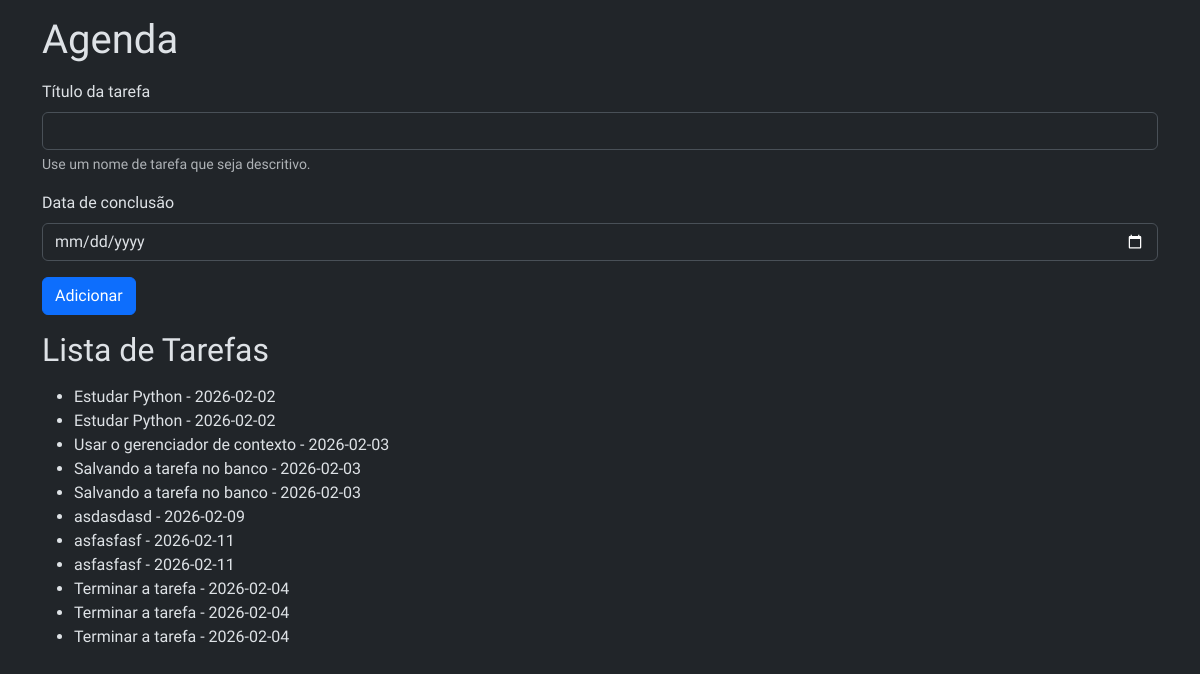
Page /agenda on the earlier database version.
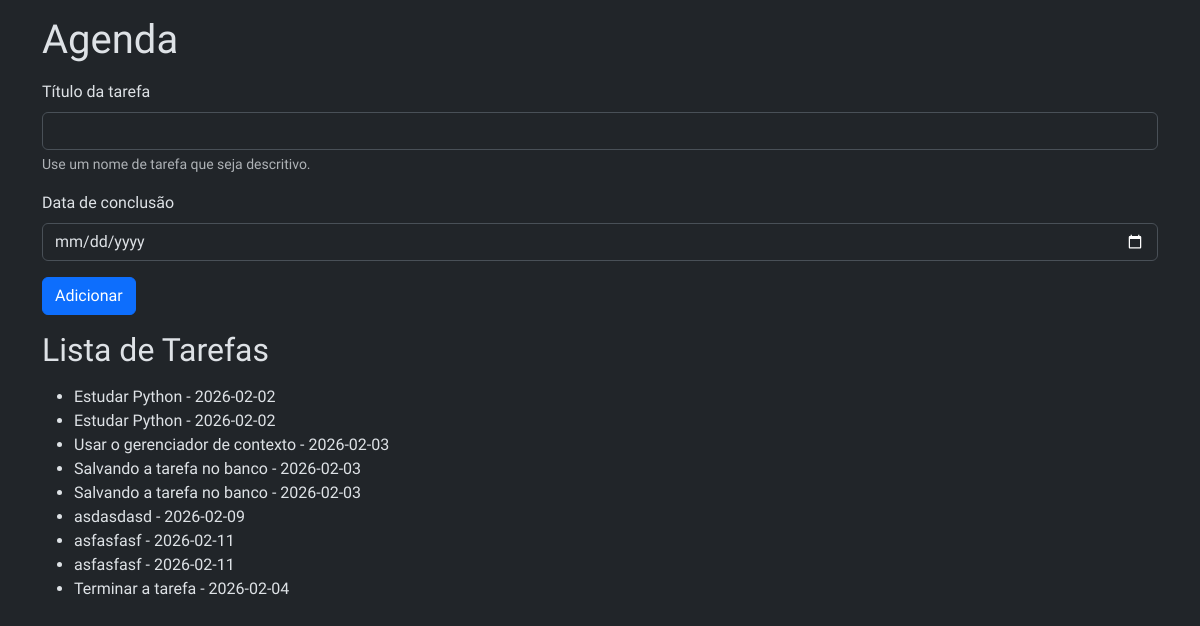
Same page on the later database version.
### tables this page shows
CREATE TABLE tarefas (
        id INTEGER PRIMARY KEY AUTOINCREMENT,
        titulo_tarefa TEXT NOT NULL,
        data_conclusao TEXT);

### app.py (the view)
@app.route('/agenda', methods=['GET', 'POST'])
def agenda():
    tarefas = None
    if request.method == 'POST':
        titulo_tarefa = request.form['titulo-tarefa']
        data_conclusao = request.form['data-conclusao']
        tarefa = Tarefa(titulo_tarefa, data_conclusao)
        tarefa.salvar_tarefa()
    tarefas = Tarefa.obter_tarefas()
    return render_template('agenda.html', titulo='Agenda', tarefas=tarefas)

### models/database.py (called while the page is built)
    def buscar_tudo(self, query: str, params: tuple = ()) -> list[Any]:
        self.cursor.execute(query, params)
        return self.cursor.fetchall()

    def close(self) -> None:
        self.connection.close()

    def __enter__(self) -> Self:
        return self

    def __exit__(
            self,
            exc_type: Optional[Type[BaseException]],
            exc_value: Optional[BaseException],
            tb: Optional[TracebackType]) -> None:
        if exc_type is not None:
            print('Exceção capturada no contexto:')
            print(f'Tipo: {exc_type.__name__}')
            print(f'Mensagem: {exc_value}')
            print('Traceback completo:')
            traceback.print_tb(tb)
        self.close()

### models/tarefa.py (called while the page is built)
    @classmethod
    def obter_tarefas(cls) -> list[Self]:
        with Database('./data/tarefas.sqlite3') as db:
            query: str = 'SELECT titulo_tarefa, data_conclusao FROM tarefas;'
            resultados: list[Any] = db.buscar_tudo(query)
            tarefas: list[Self] = [cls(titulo, data) for titulo, data in resultados]
            return tarefas

### templates/agenda.html
{% extends "base.html" %}
{% block content %}
    <form class="mt-3" method="POST">
        <div class="mb-3">
            <label for="titulo-tarefa" class="form-label">Título da tarefa</label>
            <input type="text" class="form-control" name="titulo-tarefa" id="titulo-tarefa"
                aria-describedby="ajudaNomeTarefa" required>
            <div id="ajudaNomeTarefa" class="form-text">Use um nome de tarefa que seja descritivo.</div>
        </div>
        <div class="mb-3">
            <label for="data-conclusao" class="form-label">Data de conclusão</label>
            <input type="date" class="form-control" name="data-conclusao" id="data-conclusao">
        </div>
        <button type="submit" class="btn btn-primary">Adicionar</button>
    </form>
    <h2 class="my-3">Lista de Tarefas</h2>
    {% if tarefas %}
        <ul>
            {% for tarefa in tarefas %}
                <li>{{ tarefa.titulo_tarefa }} - {{ tarefa.data_conclusao }}</li>
            {% endfor %}
        </ul>
    {% else %}
        <p>Nenhuma tarefa cadastrada</p>
    {% endif %}
{% endblock %}

### templates/base.html (shortened to what this page needs)
<!DOCTYPE html>
<html lang="pt-BR" data-bs-theme="dark">
<head>
    <link rel="stylesheet" href="{{ url_for('static', filename='style.css') }}">
    <link href="https://cdn.jsdelivr.net/npm/bootstrap@5.3.8/dist/css/bootstrap.min.css" rel="stylesheet">
</head>
<body class="container">
    <h1 class="mt-3">{{ titulo }}</h1>
    {% block content %}{% endblock %}
</body>
</html>

### static/style.css (style rules this page uses)
* { margin: 0; padding: 0; box-sizing: border-box; font-family: 'Ubuntu', sans-serif; }

Differences in the rows shown:
removed tarefas: titulo_tarefa "Terminar a tarefa", data_conclusao "2026-02-04"
removed tarefas: titulo_tarefa "Terminar a tarefa", data_conclusao "2026-02-04"
